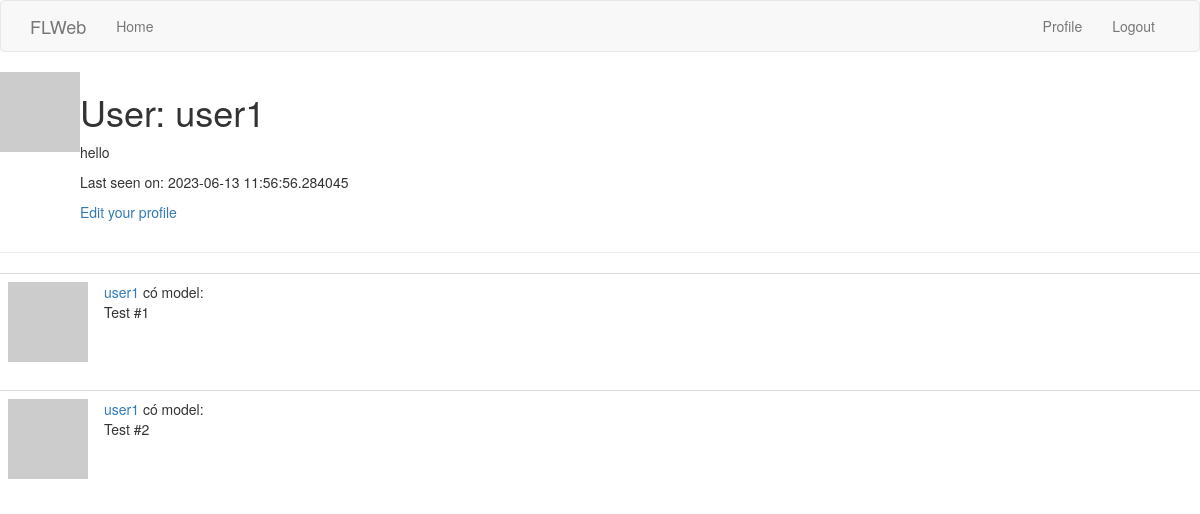
The page /user/user1 (signed in) on the database as committed earlier.
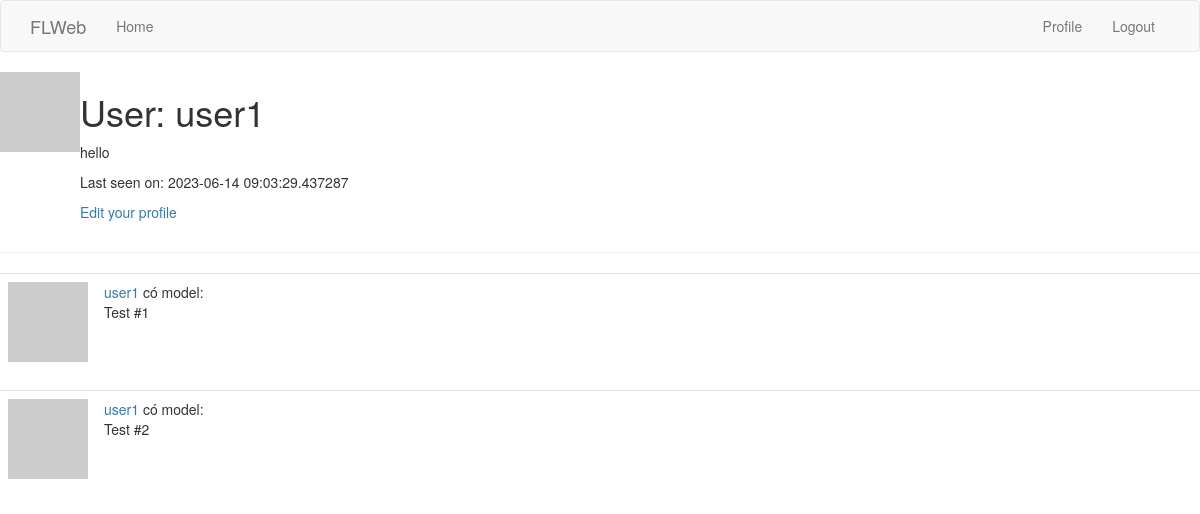
The same page on the database as committed later.
### models.py (models this page shows, shortened)
class User(UserMixin,db.Model):
    id = db.Column(db.Integer, primary_key=True)
    username = db.Column(db.String(64), index=True, unique=True)
    email = db.Column(db.String(120), index=True, unique=True)
    about_me = db.Column(db.String(140))
    last_seen = db.Column(db.DateTime, default=datetime.utcnow)
    password_hash = db.Column(db.String(128))
    model = db.relationship('Model', backref='user', lazy='dynamic')
    image = db.relationship('Image', backref='user', lazy='dynamic')
    def avatar(self, size):
        digest = md5(self.email.lower().encode('utf-8')).hexdigest()
        return 'https://www.gravatar.com/avatar/{}?d=identicon&s={}'.format(
            digest, size)

### client.py (the view)
@app.route('/user/<username>')
@login_required
def user(username):
    user = User.query.filter_by(username=username).first_or_404()
    model = [
        {'user': user, 'fname': 'Test #1'},
        {'user': user, 'fname': 'Test #2'}
    ]
    return render_template('user.html', user=user, model=model)

### client.py (called while the page is built)
@app.before_request
def before_request():
    if current_user.is_authenticated:
        current_user.last_seen = datetime.utcnow()
        db.session.commit()

### models.py (called while the page is built)
@login.user_loader
def load_user(id):
    return User.query.get(int(id))

### app/templates/user.html
{% extends "base.html" %}
{% block content %}
<table>
    <tr valign="top">
        <td><img src="{{ user.avatar(128) }}"></td>
        <td>
            <h1>User: {{ user.username }}</h1>
            {% if user.about_me %}<p>{{ user.about_me }}</p>{% endif %}
            {% if user.last_seen %}<p>Last seen on: {{ user.last_seen }}</p>{% endif %}
            {% if user == current_user %}
            <p><a href="{{ url_for('edit_profile') }}">Edit your profile</a></p>
            {% endif %}
        </td>
    </tr>
</table>
<hr>
{% for model in model %}
{% include '_model.html' %}
{% endfor %}
{% endblock %}

### app/templates/base.html (shortened to what this page needs)
{% extends 'bootstrap/base.html' %}
{% block navbar %}
    <nav class="navbar navbar-default">
        <div class="container">
            <div class="navbar-header">
                <a class="navbar-brand" href="{{ url_for('index') }}">FLWeb</a>
            </div>
            <div class="collapse navbar-collapse" id="bs-example-navbar-collapse-1">
                <ul class="nav navbar-nav">
                    <li><a href="{{ url_for('index') }}">Home</a></li>
                </ul>
                <ul class="nav navbar-nav navbar-right">
                    {% if current_user.is_anonymous %}
                    <li><a href="{{ url_for('login') }}">Login</a></li>
                    {% else %}
                    <li><a href="{{ url_for('user', username=current_user.username) }}">Profile</a></li>
                    <li><a href="{{ url_for('logout') }}">Logout</a></li>
                    {% endif %}
                </ul>
            </div>
        </div>
    </nav>
{% endblock %}

### app/templates/_model.html
<table class="table table-hover">
    <tr>
        <td width="70px">
            <a href="{{ url_for('user', username=model.user.username) }}">
                <img src="{{ model.user.avatar(70) }}" />
            </a>
        </td>
        <td>
            <a href="{{ url_for('user', username=model.user.username) }}">
                {{ model.user.username }}
            </a>
            có model:
            <br>
            {{ model.fname }}
        </td>
    </tr>
</table>

Rows that differ between the two databases and show on the page:
changed User "user1": last_seen "2023-06-13 11:56:56.284045" → "2023-06-14 09:03:29.437287"
